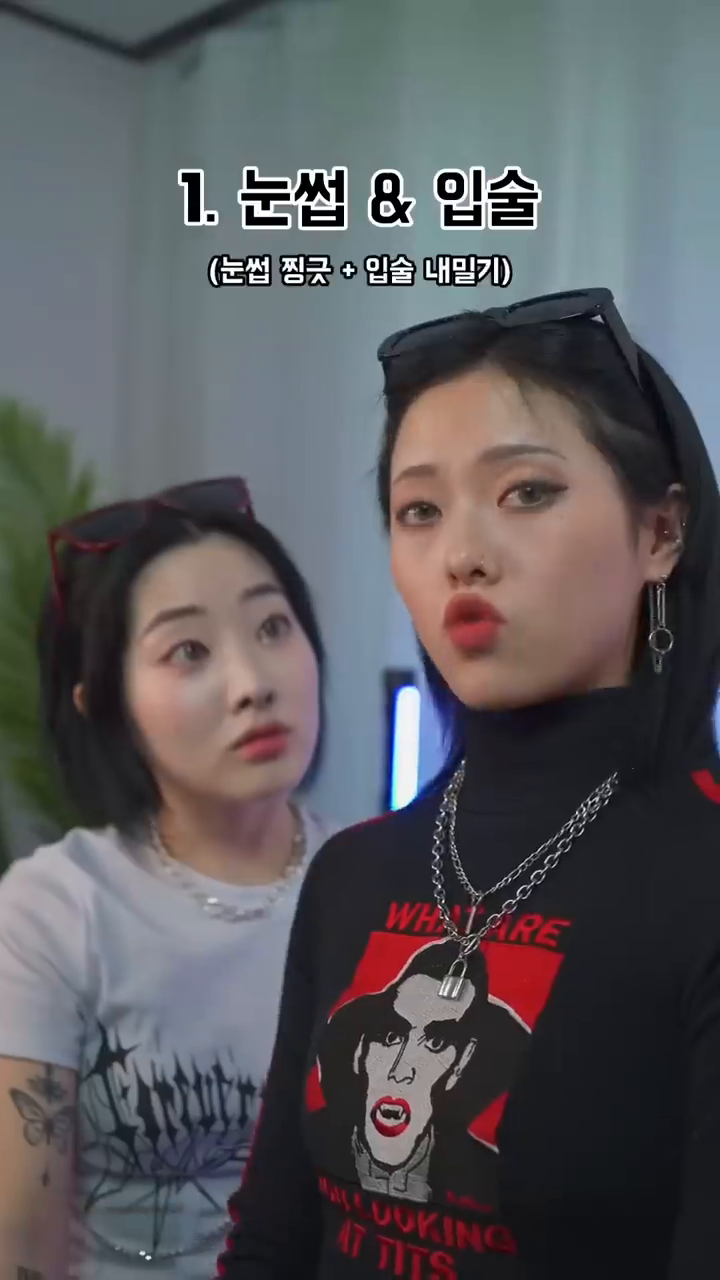
#> input picture frame 103 of multiMediaProgramming/ch03/face2.mp4, 720 x 1280 px
$ python '과제2-1bonus.py'
#> lines starting #> are read from the running program, lines starting #| are printed output that depends on the picture; after the words box and inside, x2 and y2 are one past the last pixel; in counts of white or black regions, pixels touching at a corner belong together
import cv2 as cv
import sys

cap = cv.VideoCapture('face2.mp4')

if not cap.isOpened():
    sys.exit('카메라 연결 실패')

while True:
    ret, frame = cap.read()
#> frame is the input picture: shape (1280, 720, 3); mean B, G, R 92.2, 88.9, 90.1

    if not ret:
        print('프레임 획득에 실패하여 루프를 나갑니다.')
        break

    ycrcb_img = cv.cvtColor(frame, cv.COLOR_RGB2YCrCb)
#> ycrcb_img: shape (1280, 720, 3); mean of channels 0, 1, 2 90, 129.6, 128
    skin_mask = cv.inRange(ycrcb_img, (0, 77, 133), (255, 127, 173))
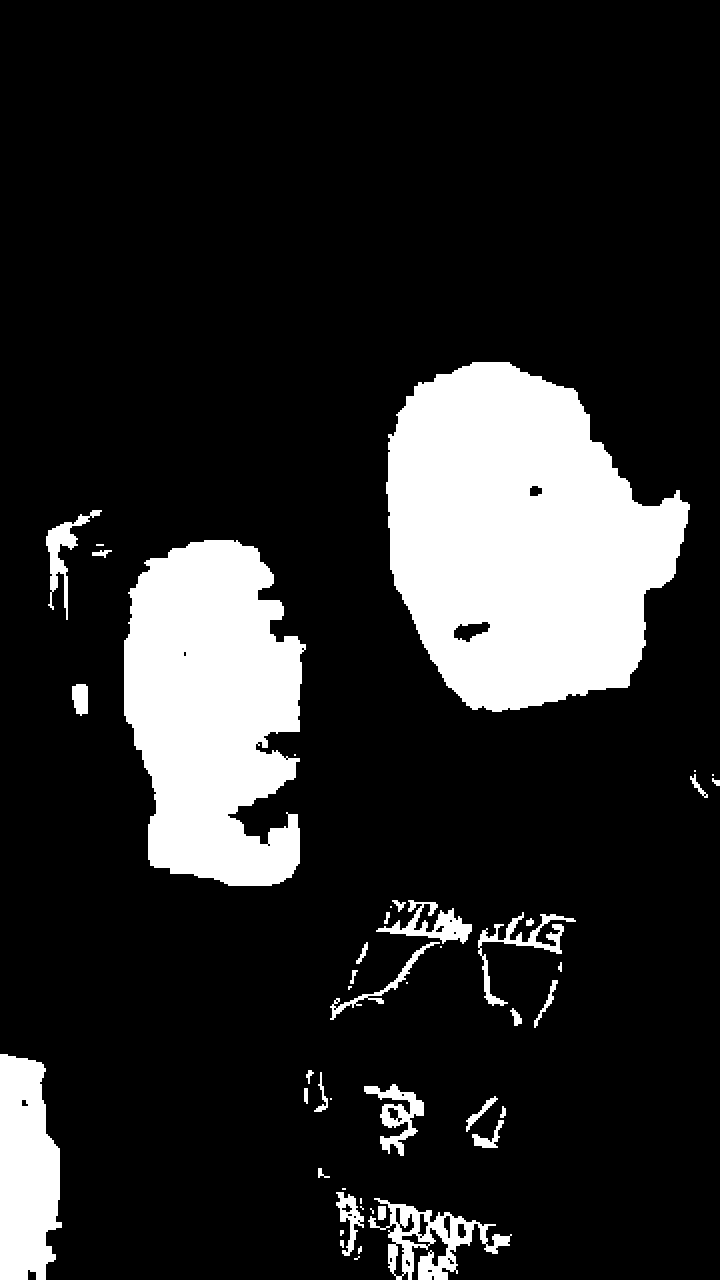
#> skin_mask: shape (1280, 720); 16.1% white; 47 white regions (14 under 20 px), largest, box (x1, y1, x2, y2) and area: (386, 362, 690, 712) 74840, (124, 540, 306, 886) 47900, (0, 1054, 62, 1280) 11308
    img_skin = cv.bitwise_and(frame, frame, mask=skin_mask)
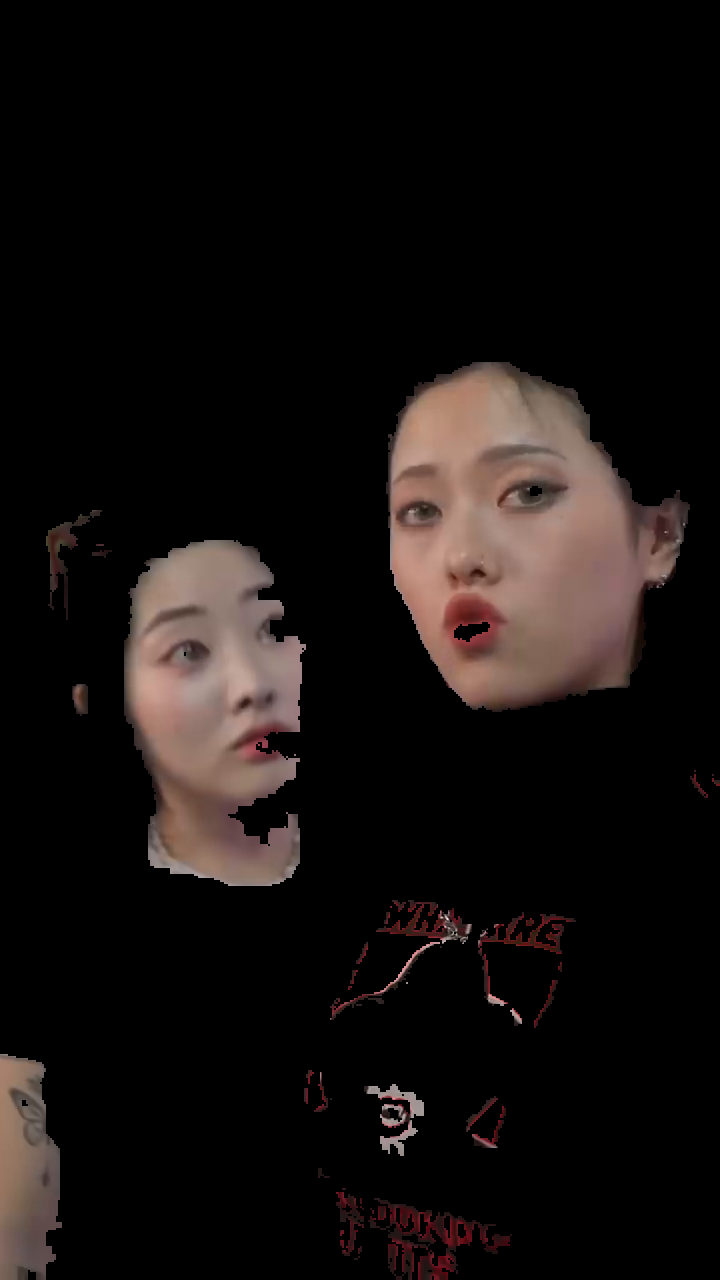
#> img_skin: shape (1280, 720, 3); mean B, G, R 15, 16.4, 21.3

    cv.imshow('skin color detection', img_skin)

    key = cv.waitKey(1)
#> (key q is pressed here)
    if key == ord('q'):
        break

cap.release()
cv.destroyAllWindows()

$ run again, starting later in the video
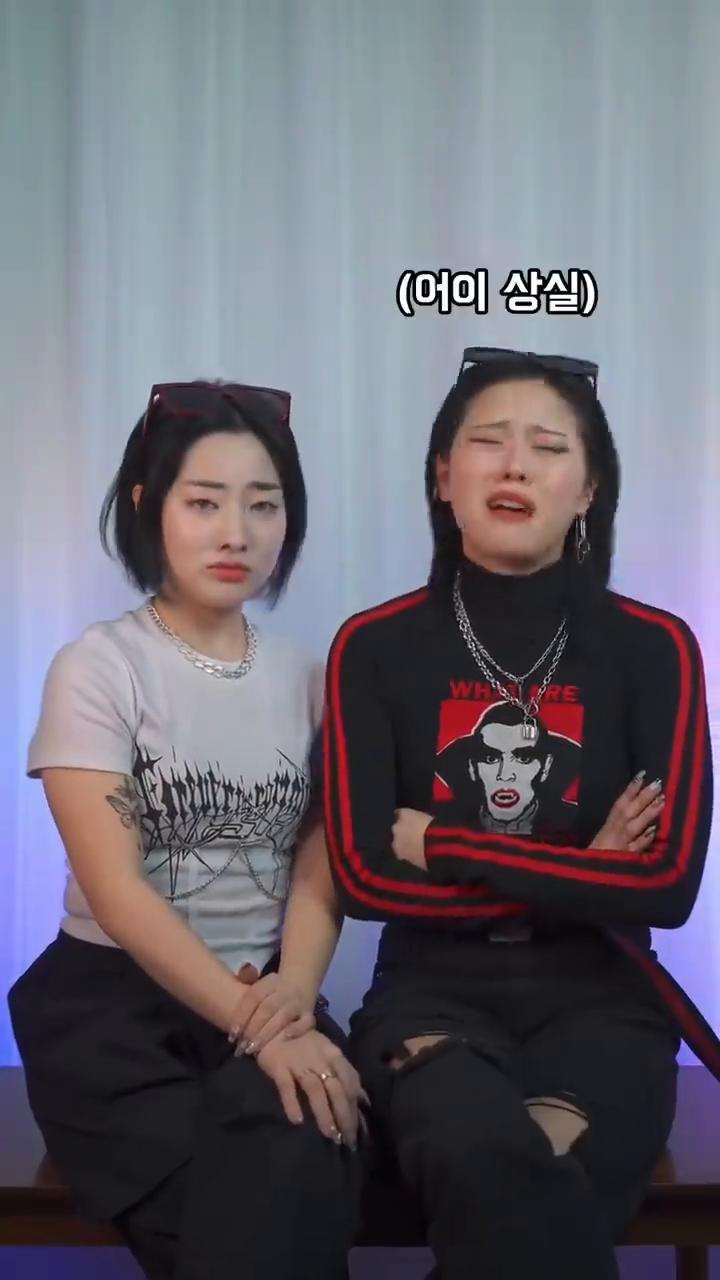
#> input picture frame 467 of multiMediaProgramming/ch03/face2.mp4, 720 x 1280 px
#> frame is the input picture: shape (1280, 720, 3); mean B, G, R 113, 103.1, 105.9
#> ycrcb_img: shape (1280, 720, 3); mean of channels 0, 1, 2 106.4, 132.7, 127.7
#> `skin_mask = cv.inRange(ycrcb_img, (0, 77, 133), (255, 127, 173))`:
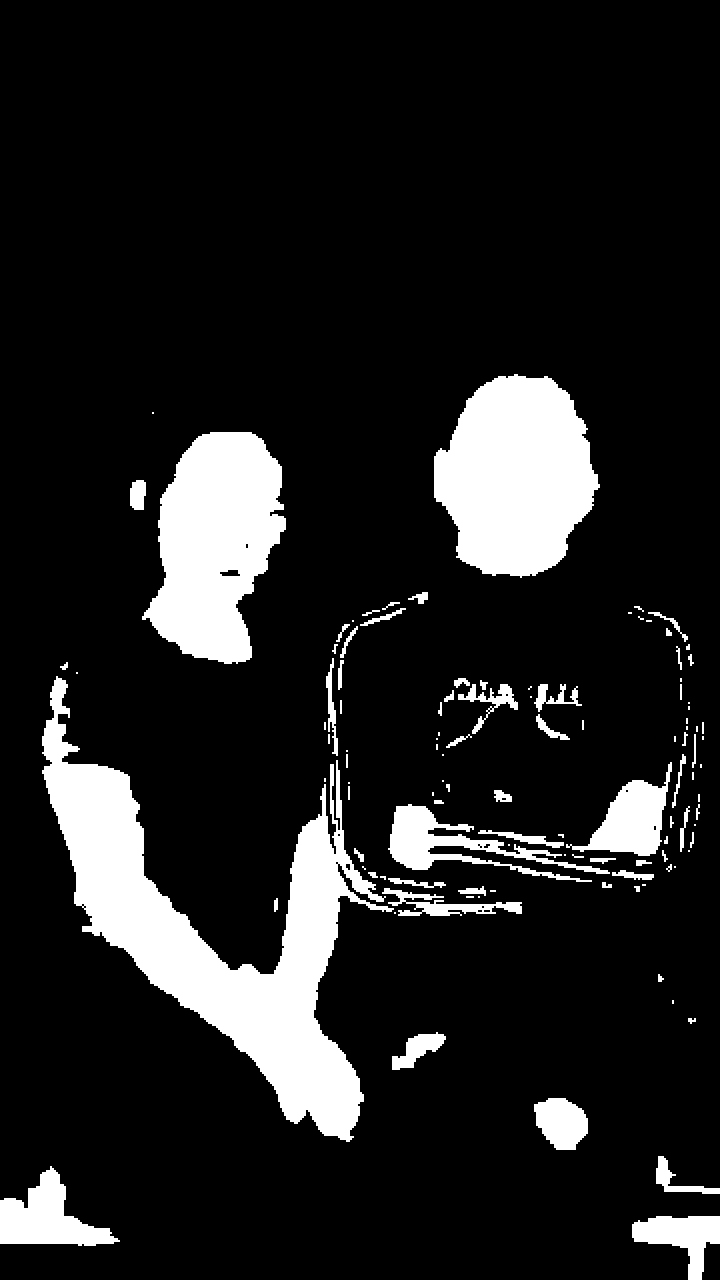
#> skin_mask: shape (1280, 720); 13% white; 113 white regions (43 under 20 px), largest, box (x1, y1, x2, y2) and area: (42, 676, 394, 1142) 44892, (434, 374, 600, 578) 24592, (142, 432, 286, 664) 22336
#> `img_skin = cv.bitwise_and(frame, frame, mask=skin_mask)`:
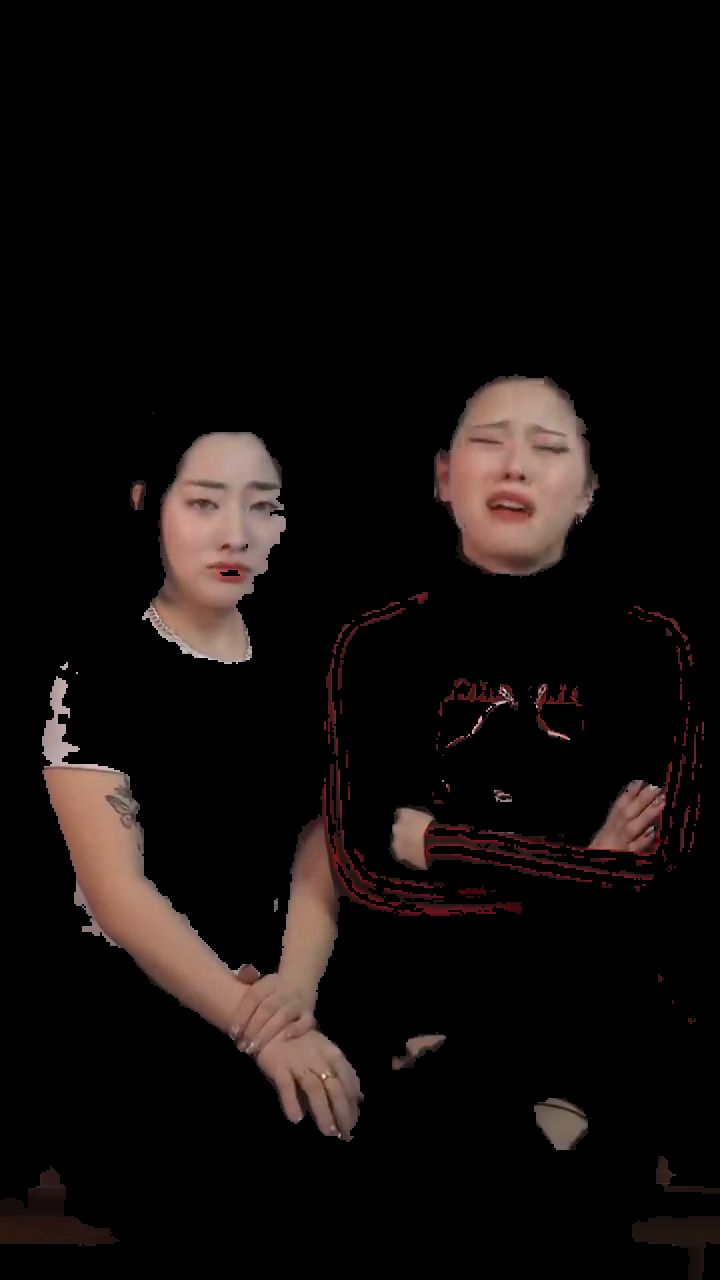
#> img_skin: shape (1280, 720, 3); mean B, G, R 11.1, 12.3, 17

$ run again, starting later in the video
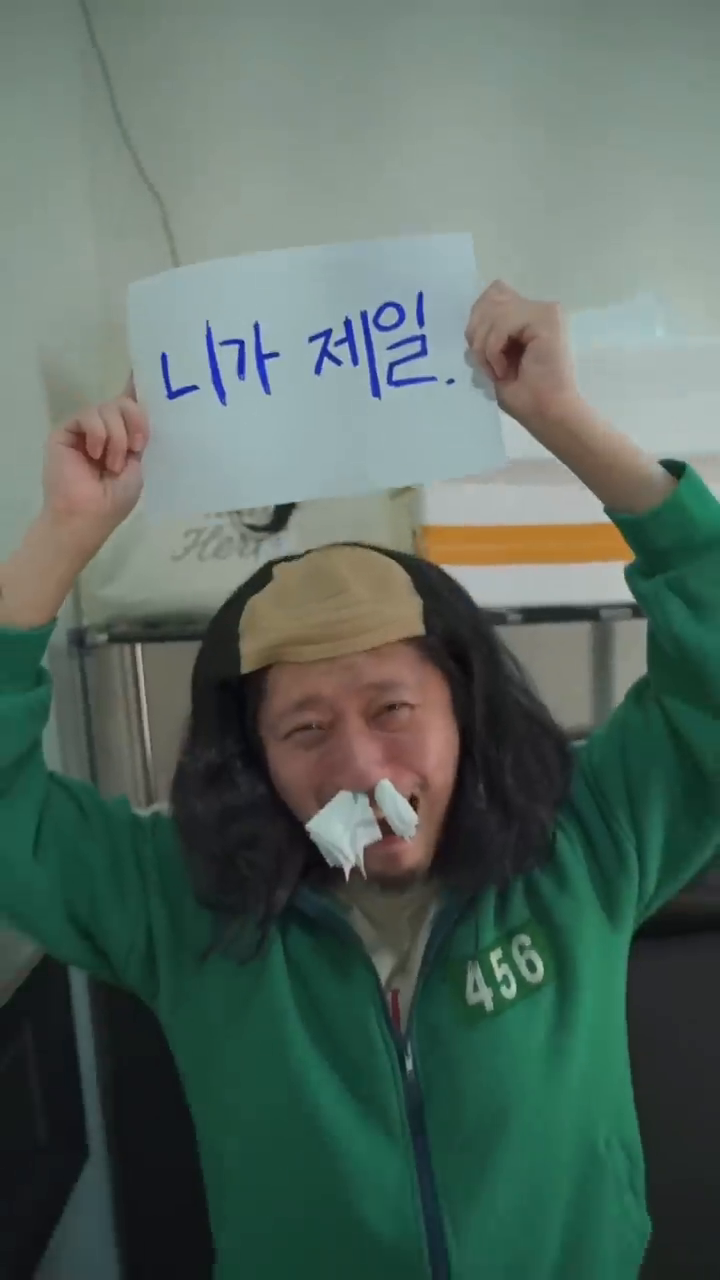
#> input picture frame 831 of multiMediaProgramming/ch03/face2.mp4, 720 x 1280 px
#> frame is the input picture: shape (1280, 720, 3); mean B, G, R 96.8, 105.7, 88.1
#> ycrcb_img: shape (1280, 720, 3); mean of channels 0, 1, 2 101, 124.9, 120.7
#> `skin_mask = cv.inRange(ycrcb_img, (0, 77, 133), (255, 127, 173))`:
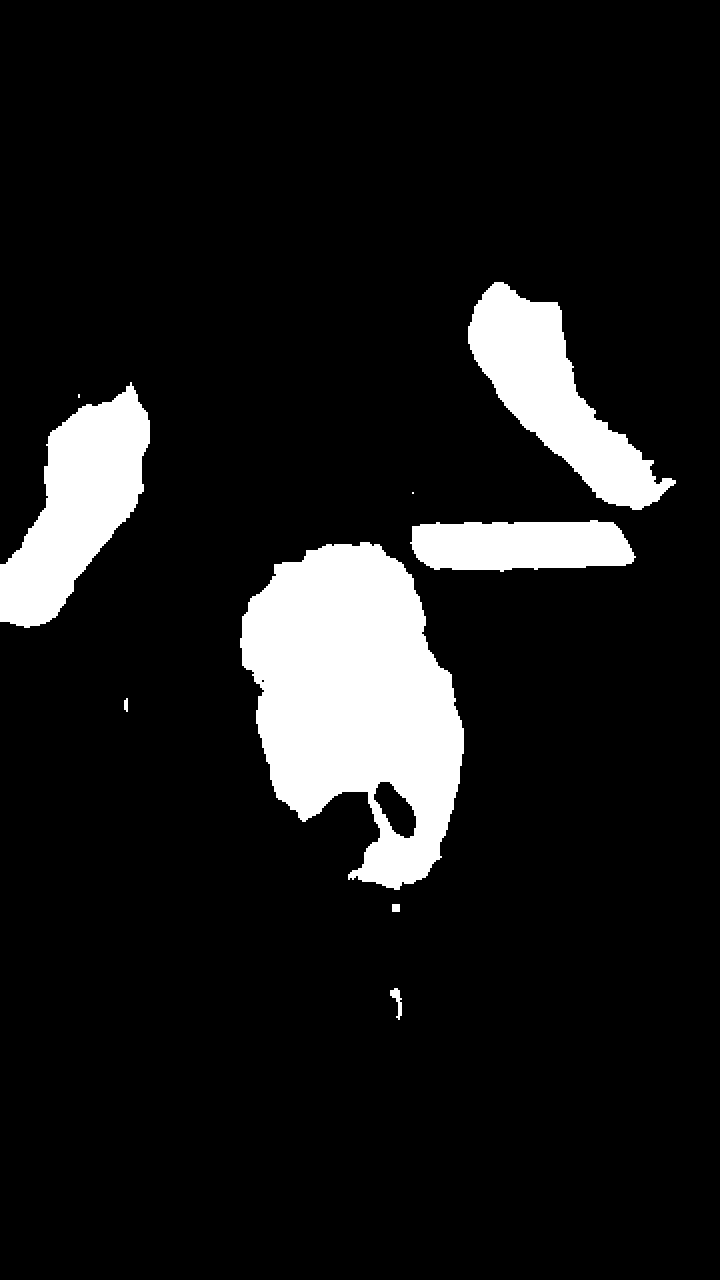
#> skin_mask: shape (1280, 720); 10.5% white; 9 white regions (2 under 20 px), largest, box (x1, y1, x2, y2) and area: (240, 542, 464, 890) 50356, (0, 382, 150, 628) 18900, (468, 282, 676, 510) 17812
#> `img_skin = cv.bitwise_and(frame, frame, mask=skin_mask)`:
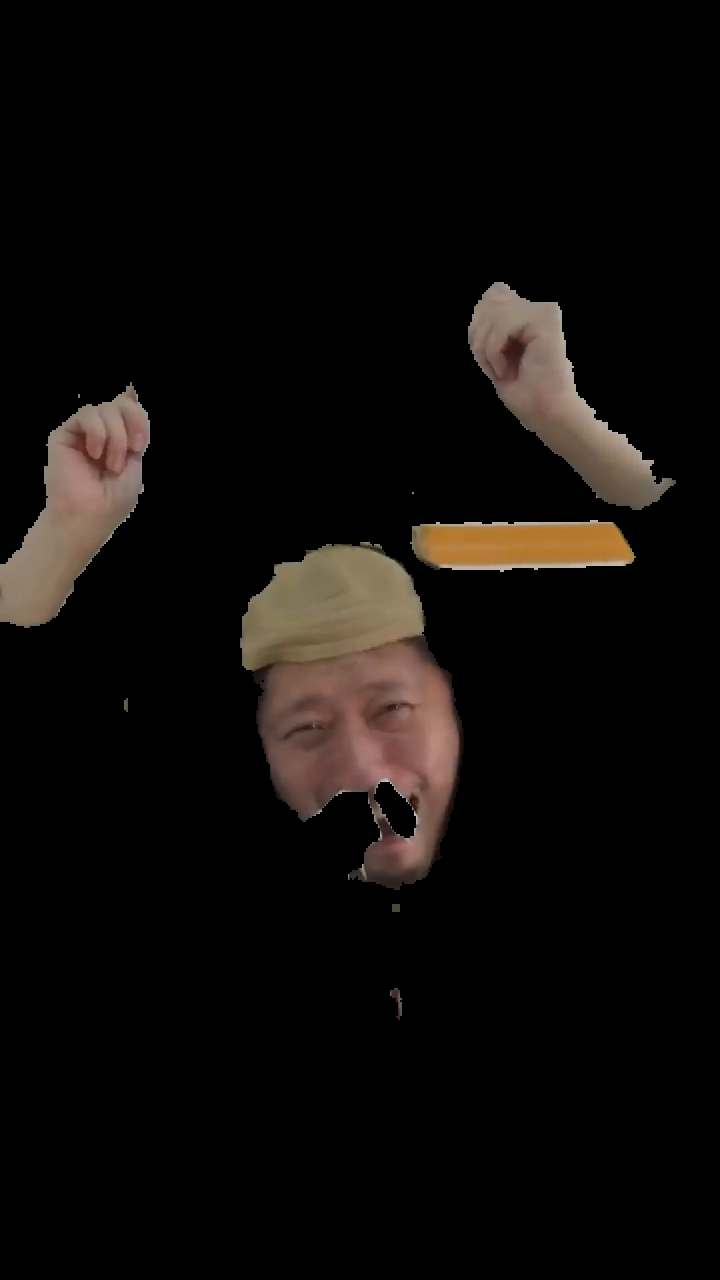
#> img_skin: shape (1280, 720, 3); mean B, G, R 9, 11, 13.8
